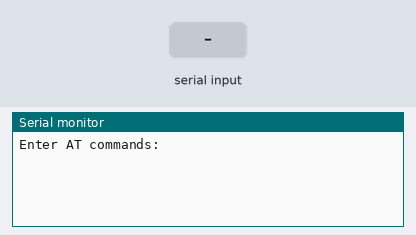
Simulated run of this sketch. Board: Arduino Uno, built with avr-gcc and run on an emulated ATmega328P. Parts: the last lines printed to the serial monitor. The inputs (shaded band) are chosen by the test bench.

Above: at 1.2 s.
1.3 s: "1" received over the second serial link
At 2.2 s:
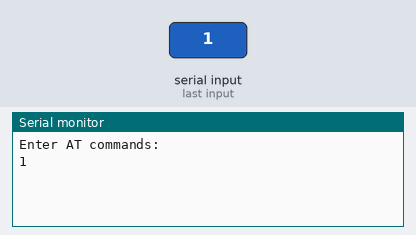
2.8 s: "0" received over the second serial link
At 3.3 s:
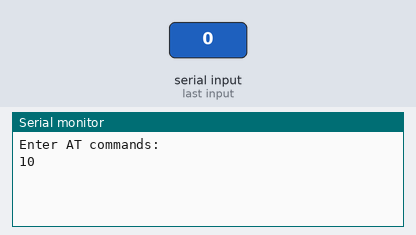

The sketch:

bluetooth-programming.ino
```cpp
// Basic Bluetooth sketch HC-05_01
// Sends "Bluetooth Test" to the serial monitor and the software serial once every second.
//
// Connect the HC-05 module and data over Bluetooth
//
// The HC-05 defaults to commincation mode when first powered on.
// The default baud rate for communication is 9600
// Taken from http://www.martyncurrey.com/arduino-with-hc-05-bluetooth-module-in-slave-mode/

#include <SoftwareSerial.h>
SoftwareSerial BTSerial(4, 5); // RX | TX
// Connect the HC-05 TX to Arduino pin 4 RX.
// Connect the HC-05 RX to Arduino pin 5 TX through a voltage divider.

char c = ' ';

void setup()
{
    Serial.begin(9600);
    Serial.println("Enter AT commands:");

    // HC-05 default serial speed for communcation mode is 9600
    BTSerial.begin(38400);
    // the AT mode baudrate stays at 38400 no matter how the HC05 is configured
}

void loop()
{
    // Keep reading from Arduino Serial Monitor and send to HC-05
    if (Serial.available())
        BTSerial.write(Serial.read());

    // Keep reading from HC-05 and send to Arduino Serial Monitor
    if (BTSerial.available())
        Serial.write(BTSerial.read());
}
```

Measured:
- after the input at 1.3 s, the serial monitor: prints a new line at once (image 1)
- after the input at 2.8 s, the serial monitor: prints a new line at once (image 2)
